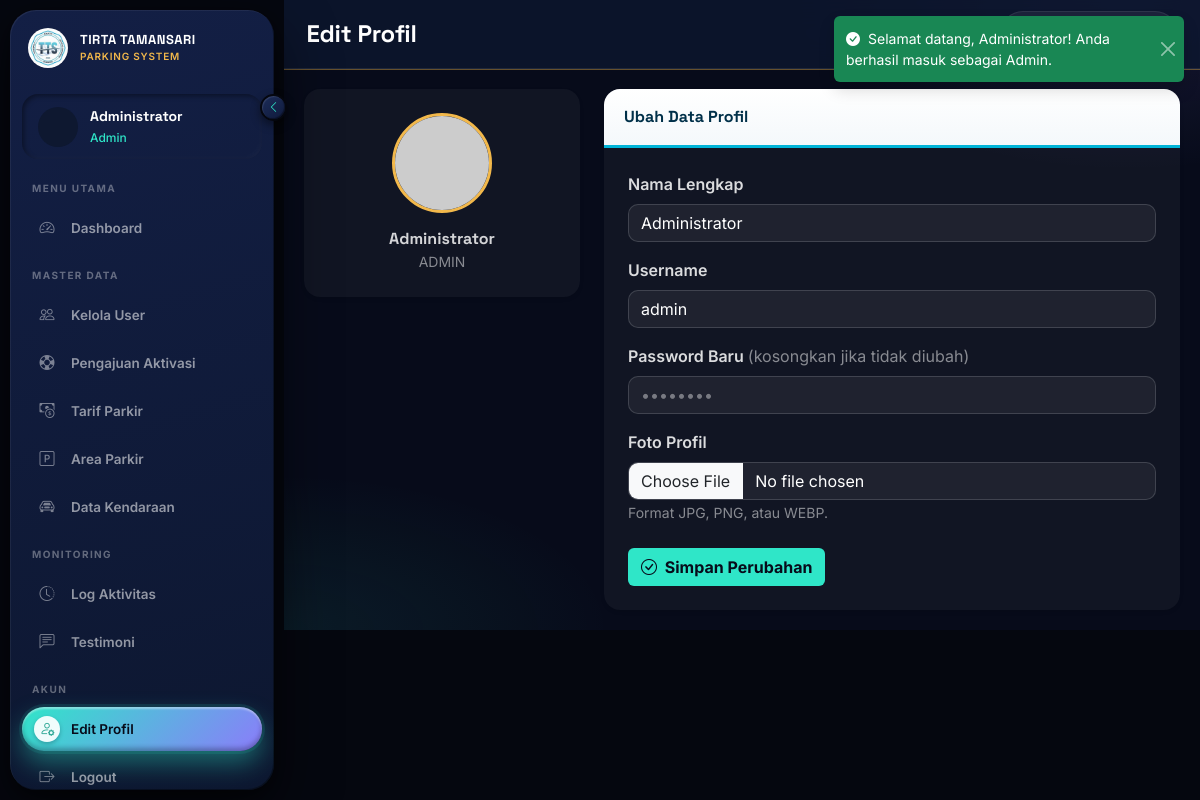
/admin/edit_profil.php (signed in), run on the app's committed database.
### tables this page shows
CREATE TABLE tb_user (
    id_user       INT UNSIGNED AUTO_INCREMENT PRIMARY KEY,
    nama_lengkap  VARCHAR(150)        NOT NULL,
    username      VARCHAR(50)         NOT NULL UNIQUE,
    password      VARCHAR(255)        NOT NULL,    
    role          ENUM('admin','petugas','owner','member') NOT NULL,
    status_aktif  TINYINT(1)          NOT NULL DEFAULT 1,
    foto          VARCHAR(255)        NULL,
    created_at    TIMESTAMP           NOT NULL DEFAULT CURRENT_TIMESTAMP
);

### admin/edit_profil.php (the view, shortened to what this page needs)
<?php
require_once __DIR__ . '/../config/koneksi.php';
$stmtUser = $koneksi->prepare("SELECT * FROM tb_user WHERE id_user = ?");
$stmtUser->execute([$_SESSION['id_user']]);
$dataUser = $stmtUser->fetch();
include __DIR__ . '/template/header.php';
?>
            <div class="row g-4">
                <div class="col-lg-4">
                    <div class="card shadow-sm border-0">
                        <div class="card-body text-center p-4">
                            <div class="mx-auto mb-3" style="width:100px;height:100px;border-radius:50%;overflow:hidden;border:3px solid #f2b84b;">
                                <img id="previewFoto"
                                     src="<?= $dataUser['foto'] ? BASE_URL . 'uploads/profil/' . htmlspecialchars($dataUser['foto']) : 'https://via.placeholder.com/100' ?>"
                                     alt="Foto Profil" style="width:100%;height:100%;object-fit:cover;">
                            </div>
                            <h6 class="fw-bold mb-0"><?= htmlspecialchars($dataUser['nama_lengkap']) ?></h6>
                            <small class="text-muted text-uppercase"><?= htmlspecialchars(ucfirst($dataUser['role'])) ?></small>
                        </div>
                    </div>
                </div>
                <div class="col-lg-8">
                    <div class="card shadow-sm border-0">
                        <div class="card-header fw-bold bg-white">Ubah Data Profil</div>
                        <div class="card-body p-4">
                            <form method="POST" enctype="multipart/form-data">
                                <div class="mb-3">
                                    <label class="form-label fw-semibold">Nama Lengkap</label>
                                    <input type="text" name="nama_lengkap" class="form-control"
                                           value="<?= htmlspecialchars($dataUser['nama_lengkap']) ?>" required>
                                </div>
                                <div class="mb-3">
                                    <label class="form-label fw-semibold">Username</label>
                                    <input type="text" name="username" class="form-control"
                                           value="<?= htmlspecialchars($dataUser['username']) ?>" required>
                                </div>
                                <div class="mb-3">
                                    <label class="form-label fw-semibold">Password Baru <span class="text-muted fw-normal">(kosongkan jika tidak diubah)</span></label>
                                    <input type="password" name="password" class="form-control" placeholder="••••••••">
                                </div>
                                <div class="mb-4">
                                    <label class="form-label fw-semibold">Foto Profil</label>
                                    <input type="file" name="foto" id="inputFoto" class="form-control" accept=".jpg,.jpeg,.png,.webp">
                                    <small class="text-muted">Format JPG, PNG, atau WEBP.</small>
                                </div>
                                <button type="submit" class="btn" style="background:#2fe6c8;color:#070b1a;font-weight:700;">
                                    <i class="bi bi-check-circle me-1"></i> Simpan Perubahan
                                </button>
                            </form>
                        </div>
                    </div>
                </div>
            </div>
<?php include __DIR__ . '/template/footer.php'; ?>

### assets/css/style.css (style rules this page uses)
:root { --tirta-dark: #070b1a; --tirta-dark-2: #101b3d; --tirta-teal: #2fe6c8; --tirta-teal-dark: #1ba893; --tirta-aqua-light: #eef1f6; --tirta-gold: #f2b84b; --tirta-accent: #8b7cfa; --tirta-light: #eef1f6; --tirta-muted: #566178; --font-heading: 'Space Grotesk', 'Georgia', serif; --font-body: 'Inter', system-ui, -apple-system, sans-serif; --font-mono: 'IBM Plex Mono', monospace; }
* { box-sizing: border-box; }
body { background: var(--tirta-light); font-family: var(--font-body); color: #0d1b2a; margin: 0; padding: 0; }
h1, h2, h3, h4, h5, h6, .page-title { font-family: var(--font-heading); }
:root { --bs-primary: #1ba893; --bs-primary-rgb: 27, 168, 147; --bs-primary-text-emphasis: #0e544a; --bs-primary-bg-subtle: #d9f5f0; --bs-primary-border-subtle: #7fe0cc; --bs-info: #2fe6c8; --bs-info-rgb: 47, 230, 200; --bs-info-text-emphasis: #0e544a; --bs-info-bg-subtle: #e3faf6; --bs-info-border-subtle: #a0f0e2; --bs-warning: #f2b84b; --bs-warning-rgb: 242, 184, 75; --bs-warning-text-emphasis: #7a5410; --bs-warning-bg-subtle: #fdf1dc; --bs-warning-border-subtle: #f6d999; --bs-link-color: #1ba893; --bs-link-hover-color: #158071; --bs-link-color-rgb: 27, 168, 147; }
.card { border: none !important; border-radius: 16px !important; box-shadow: 0 6px 22px rgba(7, 11, 26, 0.08); overflow: hidden; }
.card-header { background: linear-gradient(180deg, #ffffff 0%, #f4f8fb 100%); border-bottom: 1px solid var(--tirta-aqua-light); font-family: var(--font-heading); }
.card-header.bg-white, .card-header.bg-primary-subtle, .card-header.bg-warning-subtle { background: linear-gradient(180deg, #ffffff 0%, #f4f8fb 100%) !important; border-bottom: 3px solid var(--tirta-teal) !important; color: var(--tirta-dark) !important; }

### admin/template/header.php (style rules this page uses)
:root { --ink: #070b1a; --ink-2: #0e1830; --deep: #101b3d; --aqua: #2fe6c8; --aqua-dim: #1ba893; --violet: #8b7cfa; --brass: #f2b84b; --paper: #ffffff; --stone: #eef1f6; --stone-2: #dfe4ee; --text-soft: #566178; --danger: #d64545; }
body { font-family: 'Inter', system-ui, -apple-system, sans-serif; -webkit-font-smoothing: antialiased; }
.card, .card-tirta { background: rgba(255,255,255,.04); border: 1px solid rgba(255,255,255,.1); border-radius: 18px; color: #fff; box-shadow: 0 18px 40px rgba(3,6,16,.25); }
.card-header, .card-tirta .card-header { background: transparent !important; border-bottom: 1px solid rgba(255,255,255,.1) !important; color: #fff; font-family: 'Space Grotesk', sans-serif; font-weight: 700; padding: 1rem 1.25rem; }
.card-body { color: rgba(255,255,255,.82); }
.text-muted { color: rgba(255,255,255,.5) !important; }
.tp-body .form-control, .tp-body .form-select { background: rgba(255,255,255,.06); border: 1px solid rgba(255,255,255,.15); color: #fff; border-radius: 10px; }
.tp-body .form-control::placeholder { color: rgba(255,255,255,.4); }
.tp-body .form-label { color: rgba(255,255,255,.85); font-weight: 600; }

### admin/template/sidebar_admin.php (style rules this page uses)
html { background: #05070f !important; }
:root { --tirta-sidebar-width: 264px; --tirta-sidebar-gap: 10px; --tirta-sidebar-offset: 284px; }
body { background: #05070f !important; min-height: 100vh !important; margin-left: var(--tirta-sidebar-offset) !important; transition: margin-left 0.25s ease !important; }

### data on the page
tb_user: nama_lengkap "Administrator", role "ADMIN", username "admin"

### other printed values
$pesan "Selamat datang, Administrator! Anda berhasil masuk sebagai Admin."
$namaSidebar "Administrator"
$roleSidebar "Admin"
$page_title "Edit Profil"
